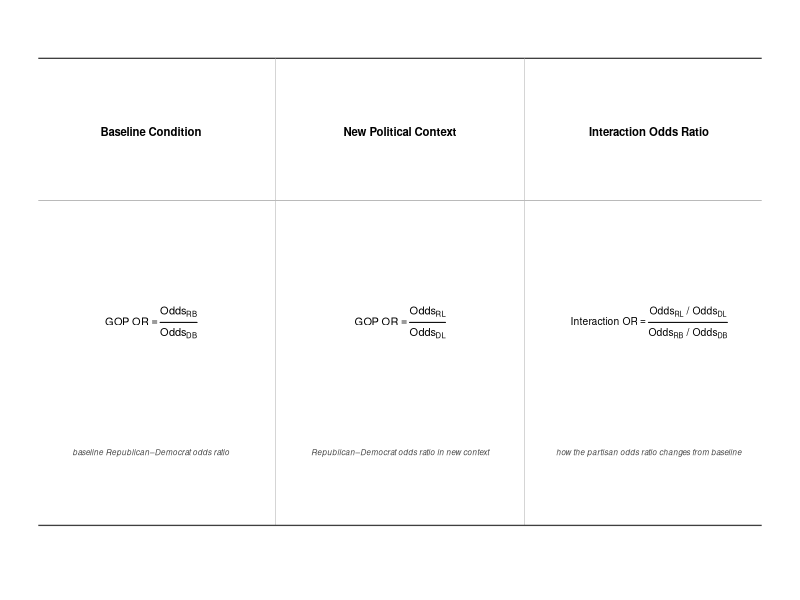

This chart was generated by the following R code:
# r_scripts/34_or_interaction_explainer.R
# Compact three-column table schematic: Baseline | New Context | Interaction OR
# Fractions displayed as numerator/denominator (frac). Monochrome. Table-like layout.

library(ggplot2)

bk  <- "black"
dim <- "gray28"   # subtitles and interpretation text

# Column centers and divider x-positions
c1 <- 1.80; c2 <- 5.00; c3 <- 8.20
d1 <- 3.40; d2 <- 6.60

# Y positions — expanded to give fraction rows room
y_top   <- 2.87   # top rule
y_hdr   <- 2.69   # column headers
y_hrule <- 2.52   # header / formula divider
y_frm   <- 2.22   # formula row (center of fraction)
y_sub   <- 1.90   # subtitle row
y_bot   <- 1.72   # bottom rule of table
y_ih    <- 1.55   # Interpretation heading
y_i1    <- 1.33   # interpretation line 1
y_i2    <- 1.09   # interpretation line 2
y_i3    <- 0.85   # interpretation line 3

fig_or_explainer <- ggplot() +
  scale_x_continuous(limits = c(0, 10), expand = c(0, 0)) +
  scale_y_continuous(limits = c(1.55, 3.00), expand = c(0, 0)) +
  theme_void() +
  theme(
    plot.background = element_rect(fill = "white", color = NA),
    plot.margin     = margin(4, 8, 4, 8)
  ) +

  # ── Table top rule ──────────────────────────────────────────
  annotate("segment", x = 0.35, xend = 9.65,
           y = y_top, yend = y_top,
           color = "gray25", linewidth = 0.45) +

  # ── Column headers (bold, uniform) ──────────────────────────
  annotate("text", x = c1, y = y_hdr, hjust = 0.5,
           label = "Baseline Condition",
           fontface = "bold", size = 2.88, color = bk) +
  annotate("text", x = c2, y = y_hdr, hjust = 0.5,
           label = "New Political Context",
           fontface = "bold", size = 2.88, color = bk) +
  annotate("text", x = c3, y = y_hdr, hjust = 0.5,
           label = "Interaction Odds Ratio",
           fontface = "bold", size = 2.88, color = bk) +

  # ── Thin rule below headers ──────────────────────────────────
  annotate("segment", x = 0.35, xend = 9.65,
           y = y_hrule, yend = y_hrule,
           color = "gray55", linewidth = 0.22) +

  # ── Light vertical column dividers ──────────────────────────
  annotate("segment", x = d1, xend = d1, y = y_bot, yend = y_top,
           color = "gray72", linewidth = 0.20) +
  annotate("segment", x = d2, xend = d2, y = y_bot, yend = y_top,
           color = "gray72", linewidth = 0.20) +

  # ── Formulas — numerator over denominator via frac() ─────────
  annotate("text", x = c1, y = y_frm, hjust = 0.5,
           label = '"GOP OR" == frac(Odds[RB], Odds[DB])',
           parse = TRUE, size = 2.78, color = bk) +
  annotate("text", x = c2, y = y_frm, hjust = 0.5,
           label = '"GOP OR" == frac(Odds[RL], Odds[DL])',
           parse = TRUE, size = 2.78, color = bk) +
  annotate("text", x = c3, y = y_frm, hjust = 0.5,
           label = '"Interaction OR" == frac(Odds[RL]~"/"~Odds[DL], Odds[RB]~"/"~Odds[DB])',
           parse = TRUE, size = 2.60, color = bk) +

  # ── Italic subtitles ─────────────────────────────────────────
  annotate("text", x = c1, y = y_sub, hjust = 0.5,
           label = "baseline Republican–Democrat odds ratio",
           fontface = "italic", size = 2.05, color = dim) +
  annotate("text", x = c2, y = y_sub, hjust = 0.5,
           label = "Republican–Democrat odds ratio in new context",
           fontface = "italic", size = 2.05, color = dim) +
  annotate("text", x = c3, y = y_sub, hjust = 0.5,
           label = "how the partisan odds ratio changes from baseline",
           fontface = "italic", size = 2.05, color = dim) +

  # ── Table bottom rule ────────────────────────────────────────
  annotate("segment", x = 0.35, xend = 9.65,
           y = y_bot, yend = y_bot,
           color = "gray25", linewidth = 0.45)

# ── Save ─────────────────────────────────────────────────────
ggsave(
  "/Users/cycoldiron/Desktop/congress-fiscal-tweets/figures/methodology/or_interaction_explainer.png",
  plot   = fig_or_explainer,
  width  = 6.5,
  height = 1.6,
  dpi    = 300,
  bg     = "white"
)
